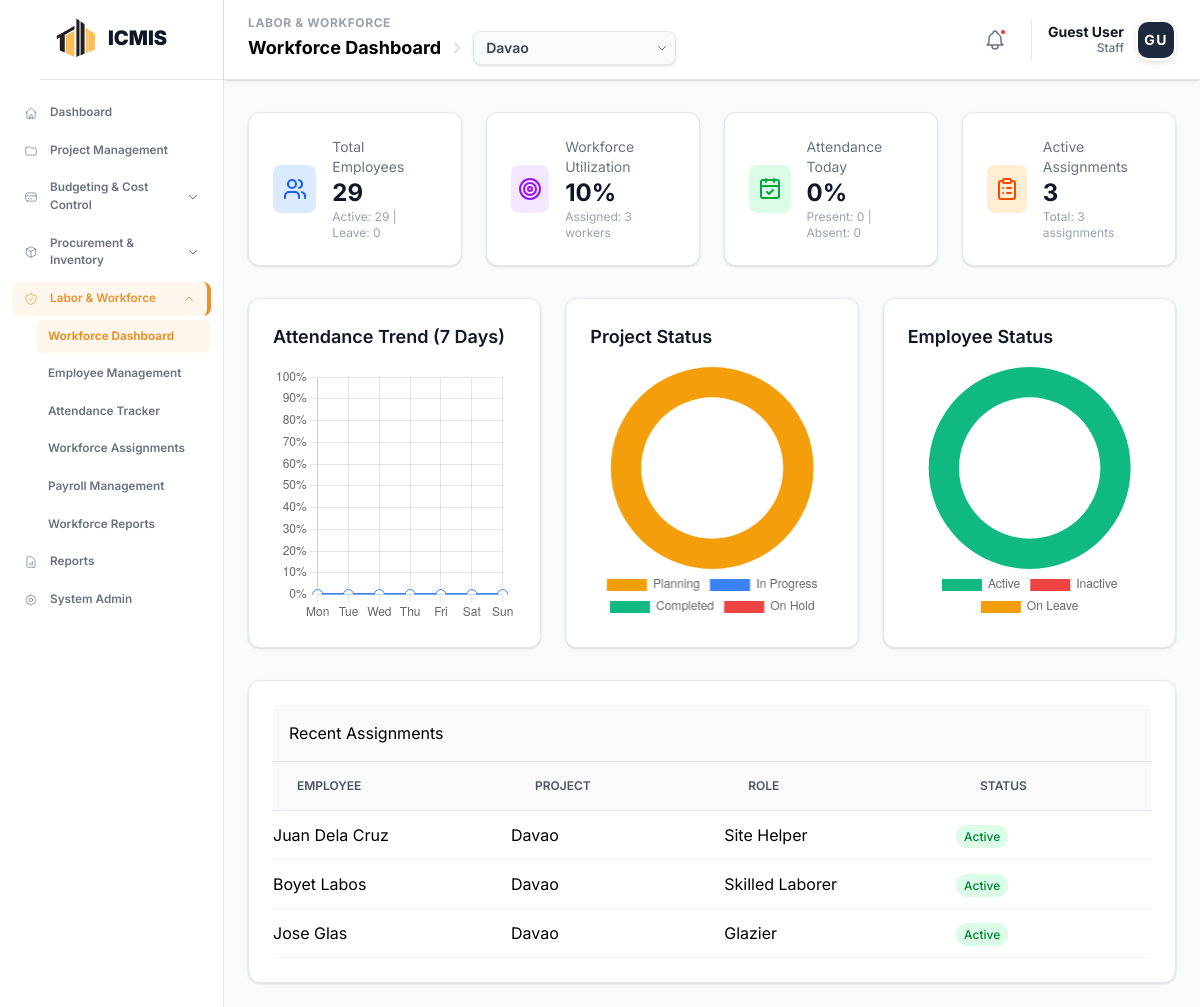
Before: /modules/workforce/dashboard.php with the older database file.
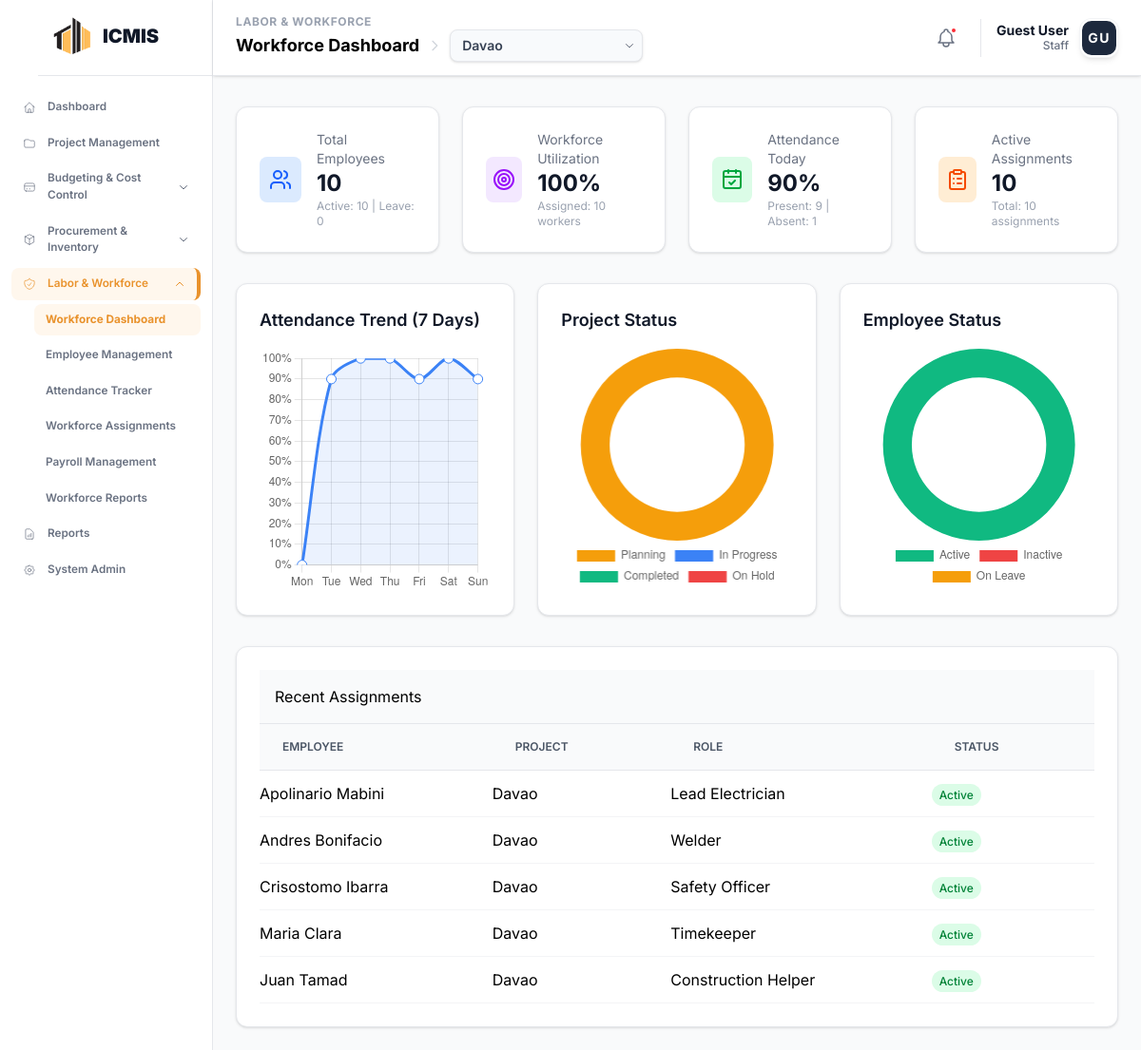
After: the same page with the newer database file.
### tables this page shows
CREATE TABLE `workforce_assignments` (
  `assignment_id` int NOT NULL,
  `employee_id` int NOT NULL,
  `project_id` int NOT NULL,
  `phase_id` int DEFAULT NULL,
  `role` varchar(100) DEFAULT NULL,
  `task_description` text,
  `start_date` date DEFAULT NULL,
  `end_date` date DEFAULT NULL,
  `status` enum('Active','Completed','Cancelled') DEFAULT 'Active'
);

CREATE TABLE `workforce_employees` (
  `employee_id` int NOT NULL,
  `employee_code` varchar(20) NOT NULL,
  `user_id` int DEFAULT NULL,
  `job_title_id` int DEFAULT NULL,
  `employment_type` varchar(50) DEFAULT 'Full-time',
  `payment_type` varchar(50) DEFAULT 'Monthly',
  `daily_rate` decimal(10,2) DEFAULT '0.00',
  `monthly_salary` decimal(15,2) DEFAULT '0.00',
  `bank_name` varchar(100) DEFAULT NULL,
  `bank_account` varchar(50) DEFAULT NULL,
  `emergency_contact_name` varchar(100) DEFAULT NULL,
  `emergency_contact_phone` varchar(20) DEFAULT NULL,
  `supervisor_id` int DEFAULT NULL,
  `notes` text,
  `first_name` varchar(50) NOT NULL,
  `last_name` varchar(50) NOT NULL,
  `suffix` varchar(10) DEFAULT NULL,
  `gender` enum('Male','Female','Other','Prefer not to say') DEFAULT NULL,
  `birthday` date DEFAULT NULL,
  `email` varchar(100) DEFAULT NULL,
  `phone` varchar(20) DEFAULT NULL,
  `address` text,
  `status` enum('Active','Inactive','Terminated') DEFAULT 'Active',
  `hire_date` date DEFAULT NULL
);

CREATE TABLE `icmis_projects` (
  `project_id` int NOT NULL,
  `project_code` varchar(20) NOT NULL,
  `project_name` varchar(255) NOT NULL,
  `description` text,
  `location` varchar(255) DEFAULT NULL,
  `status` enum('Planning','In Progress','Active','On Hold','Completed','Cancelled') DEFAULT 'Planning',
  `start_date` date DEFAULT NULL,
  `end_date` date DEFAULT NULL,
  `completion_rate` decimal(5,2) DEFAULT '0.00',
  `project_manager_id` int DEFAULT NULL,
  `total_budget` decimal(15,2) DEFAULT '0.00'
);

### modules/workforce/dashboard.php (the view, shortened to what the rows shown need)
<?php
$conn = getWorkforceConnection();
?>
<!DOCTYPE html>
<html lang="en">
<head>
    <?php include __DIR__ . '/../../includes/head_assetsv2.php'; ?>
</head>
<body class="bg-gray-50">
    <?php
        include __DIR__ . '/../../includes/sidebar.php';
    ?>
    <main class="ml-56 mt-22 p-6">
        <div class="max-w-7xl mx-auto">
            <div class="bg-white rounded-xl border border-gray-200 shadow-sm p-6">
                <div class="overflow-x-auto">
                    <table class="w-full">
                        <thead>
                            <tr class="bg-gray-50 border-b border-gray-200">
                                <th class="text-left px-6 py-4 text-xs font-semibold text-gray-600 uppercase">Employee</th>
                                <th class="text-left px-6 py-4 text-xs font-semibold text-gray-600 uppercase">Project</th>
                                <th class="text-left px-6 py-4 text-xs font-semibold text-gray-600 uppercase">Role</th>
                                <th class="text-left px-6 py-4 text-xs font-semibold text-gray-600 uppercase">Status</th>
                            </tr>
                        </thead>
                        <tbody id="recentAssignments">
                            <?php
                            $sql = "SELECT wa.*, we.first_name, we.last_name, p.project_name
                                    FROM workforce_assignments wa
                                    LEFT JOIN workforce_employees we ON wa.employee_id = we.employee_id
                                    LEFT JOIN icmis_projects p ON wa.project_id = p.project_id
                                    ORDER BY wa.assignment_id DESC
                                    LIMIT 5";
                            $result = $conn->query($sql);
                            if ($result && $result->num_rows > 0) {
                                while ($row = $result->fetch_assoc()) {
                                    $statusClass = match(strtolower($row['status'])) {
                                        'active' => 'bg-green-100 text-green-700',
                                        'completed' => 'bg-blue-100 text-blue-700',
                                        'cancelled' => 'bg-red-100 text-red-700',
                                        default => 'bg-gray-100 text-gray-700'
                                    };
                                    echo '<tr class="border-b border-gray-100">';
                                    echo '<td class="py-3">' . htmlspecialchars($row['first_name'] . ' ' . $row['last_name']) . '</td>';
                                    echo '<td class="py-3">' . htmlspecialchars($row['project_name'] ?? 'N/A') . '</td>';
                                    echo '<td class="py-3">' . htmlspecialchars($row['role'] ?? 'N/A') . '</td>';
                                    echo '<td class="py-3"><span class="px-2 py-1 rounded-full text-xs font-medium ' . $statusClass . '">' . htmlspecialchars($row['status']) . '</span></td>';
                                    echo '</tr>';
                                }
                            } else {
                                echo '<tr><td colspan="4" class="py-4 text-center text-gray-500">No recent assignments</td></tr>';
                            }
                            ?>
                        </tbody>
                    </table>
                </div>
            </div>
        </div>
    </main>
</body>
</html>

Changed rows visible on the page:
removed workforce_assignments: employee.last_name "Juan Dela Cruz", project.project_name "Davao", role "Site Helper", status "Active"
removed workforce_assignments: employee.last_name "Boyet Labos", project.project_name "Davao", role "Skilled Laborer", status "Active"
removed workforce_assignments: employee.last_name "Jose Glas", project.project_name "Davao", role "Glazier", status "Active"
added workforce_assignments: employee.last_name "Apolinario Mabini", project.project_name "Davao", role "Lead Electrician", status "Active"
added workforce_assignments: employee.last_name "Andres Bonifacio", project.project_name "Davao", role "Welder", status "Active"
added workforce_assignments: employee.last_name "Crisostomo Ibarra", project.project_name "Davao", role "Safety Officer", status "Active"
added workforce_assignments: employee.last_name "Maria Clara", project.project_name "Davao", role "Timekeeper", status "Active"
added workforce_assignments: employee.last_name "Juan Tamad", project.project_name "Davao", role "Construction Helper", status "Active"
Other visible differences:
$stats['total_employees']: "29" → "10"
$stats['active_employees']: "29" → "10"
$utilization_rate: "10" → "100"
$stats['active_assignments']: "3" → "10"
$attendance_rate: "0" → "90"
$stats['present_today']: "0" → "9"
$stats['absent_today']: "0" → "1"
$stats['total_assignments']: "3" → "10"
chart data {{ json_encode($attendance_trend) }}: [0,0,0,0,0,0,0] → [0,90,100,100,90,100,90]
